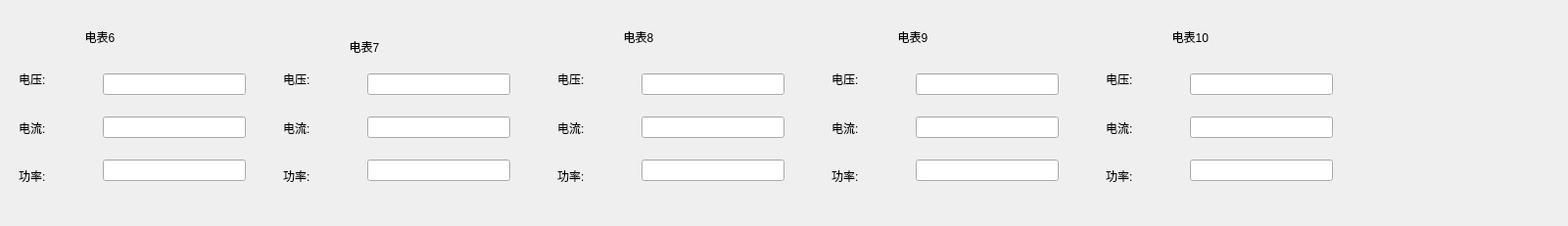
     <widget class="QWidget" name="widget_27" native="true">
      <property name="geometry">
       <rect>
        <x>10</x>
        <y>390</y>
        <width>1601</width>
        <height>231</height>
       </rect>
      </property>
      <widget class="QWidget" name="widget_28" native="true">
       <property name="geometry">
        <rect>
         <x>10</x>
         <y>10</y>
         <width>251</width>
         <height>200</height>
        </rect>
       </property>
       <property name="minimumSize">
        <size>
         <width>200</width>
         <height>200</height>
        </size>
       </property>
       <widget class="QWidget" name="widget_29" native="true">
        <property name="geometry">
         <rect>
          <x>0</x>
          <y>40</y>
          <width>250</width>
          <height>161</height>
         </rect>
        </property>
        <property name="minimumSize">
         <size>
          <width>190</width>
          <height>160</height>
         </size>
        </property>
        <layout class="QHBoxLayout" name="horizontalLayout_8">
         <item>
          <widget class="QWidget" name="widget_30" native="true">
           <property name="minimumSize">
            <size>
             <width>80</width>
             <height>140</height>
            </size>
           </property>
           <layout class="QVBoxLayout" name="verticalLayout_13">
            <item>
             <widget class="QLabel" name="label_26">
              <property name="text">
               <string>电压:</string>
              </property>
             </widget>
            </item>
            <item>
             <widget class="QLabel" name="label_27">
              <property name="text">
               <string>电流:</string>
              </property>
             </widget>
            </item>
            <item>
             <widget class="QLabel" name="label_28">
              <property name="text">
               <string>功率:</string>
              </property>
             </widget>
            </item>
           </layout>
          </widget>
         </item>
         <item>
          <widget class="QWidget" name="widget_31" native="true">
           <property name="minimumSize">
            <size>
             <width>120</width>
             <height>150</height>
            </size>
           </property>
           <layout class="QVBoxLayout" name="verticalLayout_14">
            <item>
             <widget class="QLineEdit" name="voltage6"/>
            </item>
            <item>
             <widget class="QLineEdit" name="current6"/>
            </item>
            <item>
             <widget class="QLineEdit" name="power6"/>
            </item>
           </layout>
          </widget>
         </item>
        </layout>
       </widget>
       <widget class="QLabel" name="label_29">
        <property name="geometry">
         <rect>
          <x>70</x>
          <y>10</y>
          <width>80</width>
          <height>35</height>
         </rect>
        </property>
        <property name="minimumSize">
         <size>
          <width>60</width>
          <height>30</height>
         </size>
        </property>
        <property name="text">
         <string>  电表6</string>
        </property>
       </widget>
      </widget>
      <widget class="QWidget" name="widget_32" native="true">
       <property name="geometry">
        <rect>
         <x>280</x>
         <y>20</y>
         <width>251</width>
         <height>200</height>
        </rect>
       </property>
       <property name="minimumSize">
        <size>
         <width>200</width>
         <height>200</height>
        </size>
       </property>
       <widget class="QWidget" name="widget_33" native="true">
        <property name="geometry">
         <rect>
          <x>0</x>
          <y>30</y>
          <width>250</width>
          <height>161</height>
         </rect>
        </property>
        <property name="minimumSize">
         <size>
          <width>190</width>
          <height>160</height>
         </size>
        </property>
        <layout class="QHBoxLayout" name="horizontalLayout_9">
         <item>
          <widget class="QWidget" name="widget_34" native="true">
           <property name="minimumSize">
            <size>
             <width>80</width>
             <height>140</height>
            </size>
           </property>
           <layout class="QVBoxLayout" name="verticalLayout_15">
            <item>
             <widget class="QLabel" name="label_30">
              <property name="text">
               <string>电压:</string>
              </property>
             </widget>
            </item>
            <item>
             <widget class="QLabel" name="label_31">
              <property name="text">
               <string>电流:</string>
              </property>
             </widget>
            </item>
            <item>
             <widget class="QLabel" name="label_32">
              <property name="text">
               <string>功率:</string>
              </property>
             </widget>
            </item>
           </layout>
          </widget>
         </item>
         <item>
          <widget class="QWidget" name="widget_35" native="true">
           <property name="minimumSize">
            <size>
             <width>120</width>
             <height>150</height>
            </size>
           </property>
           <layout class="QVBoxLayout" name="verticalLayout_16">
            <item>
             <widget class="QLineEdit" name="voltage7"/>
            </item>
            <item>
             <widget class="QLineEdit" name="current7"/>
            </item>
            <item>
             <widget class="QLineEdit" name="power7"/>
            </item>
           </layout>
          </widget>
         </item>
        </layout>
       </widget>
       <widget class="QLabel" name="label_33">
        <property name="geometry">
         <rect>
          <x>70</x>
          <y>10</y>
          <width>80</width>
          <height>35</height>
         </rect>
        </property>
        <property name="minimumSize">
         <size>
          <width>60</width>
          <height>30</height>
         </size>
        </property>
        <property name="text">
         <string>  电表7</string>
        </property>
       </widget>
      </widget>
      <widget class="QWidget" name="widget_36" native="true">
       <property name="geometry">
        <rect>
         <x>560</x>
         <y>10</y>
         <width>251</width>
         <height>200</height>
        </rect>
       </property>
       <property name="minimumSize">
        <size>
         <width>200</width>
         <height>200</height>
        </size>
       </property>
       <widget class="QWidget" name="widget_37" native="true">
        <property name="geometry">
         <rect>
          <x>0</x>
          <y>40</y>
          <width>250</width>
          <height>161</height>
         </rect>
        </property>
        <property name="minimumSize">
         <size>
          <width>190</width>
          <height>160</height>
         </size>
        </property>
        <layout class="QHBoxLayout" name="horizontalLayout_10">
         <item>
          <widget class="QWidget" name="widget_38" native="true">
           <property name="minimumSize">
            <size>
             <width>80</width>
             <height>140</height>
            </size>
           </property>
           <layout class="QVBoxLayout" name="verticalLayout_17">
            <item>
             <widget class="QLabel" name="label_34">
              <property name="text">
               <string>电压:</string>
              </property>
             </widget>
            </item>
            <item>
             <widget class="QLabel" name="label_35">
              <property name="text">
               <string>电流:</string>
              </property>
             </widget>
            </item>
            <item>
             <widget class="QLabel" name="label_36">
              <property name="text">
               <string>功率:</string>
              </property>
             </widget>
            </item>
           </layout>
          </widget>
         </item>
         <item>
          <widget class="QWidget" name="widget_39" native="true">
           <property name="minimumSize">
            <size>
             <width>120</width>
             <height>150</height>
            </size>
           </property>
           <layout class="QVBoxLayout" name="verticalLayout_18">
            <item>
             <widget class="QLineEdit" name="voltage8"/>
            </item>
            <item>
             <widget class="QLineEdit" name="current8"/>
            </item>
            <item>
             <widget class="QLineEdit" name="power8"/>
            </item>
           </layout>
          </widget>
         </item>
        </layout>
       </widget>
       <widget class="QLabel" name="label_37">
        <property name="geometry">
         <rect>
          <x>70</x>
          <y>10</y>
          <width>80</width>
          <height>35</height>
         </rect>
        </property>
        <property name="minimumSize">
         <size>
          <width>60</width>
          <height>30</height>
         </size>
        </property>
        <property name="text">
         <string>  电表8</string>
        </property>
       </widget>
      </widget>
      <widget class="QWidget" name="widget_40" native="true">
       <property name="geometry">
        <rect>
         <x>840</x>
         <y>10</y>
         <width>251</width>
         <height>200</height>
        </rect>
       </property>
       <property name="minimumSize">
        <size>
         <width>200</width>
         <height>200</height>
        </size>
       </property>
       <widget class="QWidget" name="widget_41" native="true">
        <property name="geometry">
         <rect>
          <x>0</x>
          <y>40</y>
          <width>250</width>
          <height>161</height>
         </rect>
        </property>
        <property name="minimumSize">
         <size>
          <width>190</width>
          <height>160</height>
         </size>
        </property>
        <layout class="QHBoxLayout" name="horizontalLayout_11">
         <item>
          <widget class="QWidget" name="widget_42" native="true">
           <property name="minimumSize">
            <size>
             <width>80</width>
             <height>140</height>
            </size>
           </property>
           <layout class="QVBoxLayout" name="verticalLayout_19">
            <item>
             <widget class="QLabel" name="label_38">
              <property name="text">
               <string>电压:</string>
              </property>
             </widget>
            </item>
            <item>
             <widget class="QLabel" name="label_39">
              <property name="text">
               <string>电流:</string>
              </property>
             </widget>
            </item>
            <item>
             <widget class="QLabel" name="label_40">
              <property name="text">
               <string>功率:</string>
              </property>
             </widget>
            </item>
           </layout>
          </widget>
         </item>
         <item>
          <widget class="QWidget" name="widget_43" native="true">
           <property name="minimumSize">
            <size>
             <width>120</width>
             <height>150</height>
            </size>
           </property>
           <layout class="QVBoxLayout" name="verticalLayout_20">
            <item>
             <widget class="QLineEdit" name="voltage9"/>
            </item>
            <item>
             <widget class="QLineEdit" name="current9"/>
            </item>
            <item>
             <widget class="QLineEdit" name="power9"/>
            </item>
           </layout>
          </widget>
         </item>
        </layout>
       </widget>
       <widget class="QLabel" name="label_41">
        <property name="geometry">
         <rect>
          <x>70</x>
          <y>10</y>
          <width>80</width>
          <height>35</height>
         </rect>
        </property>
        <property name="minimumSize">
         <size>
          <width>60</width>
          <height>30</height>
         </size>
        </property>
        <property name="text">
         <string>  电表9</string>
        </property>
       </widget>
      </widget>
      <widget class="QWidget" name="widget_44" native="true">
       <property name="geometry">
        <rect>
         <x>1120</x>
         <y>10</y>
         <width>251</width>
         <height>200</height>
        </rect>
       </property>
       <property name="minimumSize">
        <size>
         <width>200</width>
         <height>200</height>
        </size>
       </property>
       <widget class="QWidget" name="widget_45" native="true">
        <property name="geometry">
         <rect>
          <x>0</x>
          <y>40</y>
          <width>250</width>
          <height>161</height>
         </rect>
        </property>
        <property name="minimumSize">
         <size>
          <width>190</width>
          <height>160</height>
         </size>
        </property>
        <layout class="QHBoxLayout" name="horizontalLayout_12">
         <item>
          <widget class="QWidget" name="widget_46" native="true">
           <property name="minimumSize">
            <size>
             <width>80</width>
             <height>140</height>
            </size>
           </property>
           <layout class="QVBoxLayout" name="verticalLayout_21">
            <item>
             <widget class="QLabel" name="label_42">
              <property name="text">
               <string>电压:</string>
              </property>
             </widget>
            </item>
            <item>
             <widget class="QLabel" name="label_43">
              <property name="text">
               <string>电流:</string>
              </property>
             </widget>
            </item>
            <item>
             <widget class="QLabel" name="label_44">
              <property name="text">
               <string>功率:</string>
              </property>
             </widget>
            </item>
           </layout>
          </widget>
         </item>
         <item>
          <widget class="QWidget" name="widget_47" native="true">
           <property name="minimumSize">
            <size>
             <width>120</width>
             <height>150</height>
            </size>
           </property>
           <layout class="QVBoxLayout" name="verticalLayout_22">
            <item>
             <widget class="QLineEdit" name="voltage10"/>
            </item>
            <item>
             <widget class="QLineEdit" name="current10"/>
            </item>
            <item>
             <widget class="QLineEdit" name="power10"/>
            </item>
           </layout>
          </widget>
         </item>
        </layout>
       </widget>
       <widget class="QLabel" name="label_45">
        <property name="geometry">
         <rect>
          <x>70</x>
          <y>10</y>
          <width>91</width>
          <height>35</height>
         </rect>
        </property>
        <property name="minimumSize">
         <size>
          <width>60</width>
          <height>30</height>
         </size>
        </property>
        <property name="text">
         <string>  电表10</string>
        </property>
       </widget>
      </widget>
     </widget>
